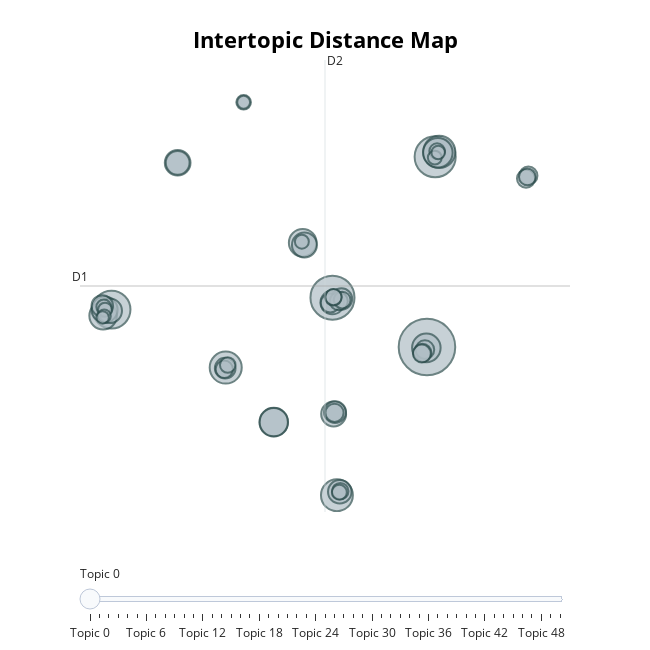

Notebook code cell kept with this figure:
### Markdown cell above
### <div style="border: 3px solid #FFFFF; padding: 10px; border-radius: 5px; background-color: #4a44c2;">2. Distance Map</div>

### Code cell
topic_model_fake.visualize_topics()

### Figure 1 — Plotly figure (JSON) as saved in the notebook; plotly's stock layout.template omitted (floating-point values rounded to 4 significant figures; data arrays with more than 128 entries replaced by an {"elided": "..."} marker saying what was removed)
{"data": [{"customdata": {"elided": "51x3 mixed values"}, "hovertemplate": "<b>Topic %{customdata[0]}</b><br>%{customdata[1]}<br>Size: %{customdata[2]}", "legendgroup": "", "marker": {"color": "#B0BEC5", "line": {"color": "DarkSlateGrey", "width": 2}, "size": [330, 200, 174, 148, 107, 106, 105, 90, 84, 84, 82, 79, 78, 70, 68, 64, 64, 62, 58, 58, 57, 49, 48, 47, 44, 37, 36, 34, 34, 34, 34, 34, 33, 31, 29, 29, 28, 28, 27, 25, 25, 23, 23, 22, 20, 20, 20, 19, 18, 17, 16], "sizemode": "area", "sizeref": 0.2062, "symbol": "circle"}, "mode": "markers", "name": "", "orientation": "v", "showlegend": false, "type": "scatter", "x": [19.01, 8.808, 19.89, -15.04, 20.34, -2.714, 9.287, 20.18, 2.471, 18.94, 2.471, 5.596, -15.95, -15.79, -7.902, 8.933, 5.78, -15.23, 8.789, -7.902, 9.594, 9.088, -16.04, 9.783, -2.771, 8.568, 18.78, 29.95, 9.484, 18.51, 9.028, 29.7, 18.45, -2.864, 9.854, 29.84, 9.647, 8.907, 8.917, 20.1, -2.497, -15.87, 9.55, -0.7799, 19.85, -15.74, 5.504, 20.22, -15.83, -0.7808, -16.0], "xaxis": "x", "y": [3.17, 7.417, 19.52, 6.393, 19.94, 1.413, -9.563, 19.86, -3.277, 3.103, -3.277, 12.13, 5.857, 6.386, 19.0, -2.573, 11.95, 6.287, 7.003, 19.0, -9.259, -2.418, 6.703, 7.298, 1.356, 6.958, 2.945, 17.9, 7.113, 2.672, -2.478, 17.65, 2.615, 1.263, 7.207, 17.79, -9.204, 7.442, 7.463, 20.0, 1.629, 6.607, -9.301, 24.2, 19.45, 6.381, 12.22, 19.89, 5.833, 24.2, 5.72], "yaxis": "y"}], "layout": {"annotations": [{"showarrow": false, "text": "D1", "x": -18.44, "y": 8.417, "yshift": 10}, {"showarrow": false, "text": "D2", "x": 8.001, "xshift": 10, "y": 27.83}], "height": 650, "hoverlabel": {"bgcolor": "white", "font": {"family": "Rockwell", "size": 16}}, "legend": {"itemsizing": "constant", "tracegroupgap": 0}, "margin": {"t": 60}, "shapes": [{"line": {"color": "#CFD8DC", "width": 2}, "type": "line", "x0": 8.001, "x1": 8.001, "y0": -11.0, "y1": 27.83}, {"line": {"color": "#9E9E9E", "width": 2}, "type": "line", "x0": -18.44, "x1": 34.44, "y0": 8.417, "y1": 8.417}], "sliders": [{"active": 0, "pad": {"t": 50}, "steps": [{"args": [{"marker.color": [["red", "#B0BEC5", "#B0BEC5", "#B0BEC5", "#B0BEC5", "#B0BEC5", "#B0BEC5", "#B0BEC5", "#B0BEC5", "#B0BEC5", "#B0BEC5", "#B0BEC5", "#B0BEC5", "#B0BEC5", "#B0BEC5", "#B0BEC5", "#B0BEC5", "#B0BEC5", "#B0BEC5", "#B0BEC5", "#B0BEC5", "#B0BEC5", "#B0BEC5", "#B0BEC5", "#B0BEC5", "#B0BEC5", "#B0BEC5", "#B0BEC5", "#B0BEC5", "#B0BEC5", "#B0BEC5", "#B0BEC5", "#B0BEC5", "#B0BEC5", "#B0BEC5", "#B0BEC5", "#B0BEC5", "#B0BEC5", "#B0BEC5", "#B0BEC5", "#B0BEC5", "#B0BEC5", "#B0BEC5", "#B0BEC5", "#B0BEC5", "#B0BEC5", "#B0BEC5", "#B0BEC5", "#B0BEC5", "#B0BEC5", "#B0BEC5"]]}], "label": "Topic 0", "method": "update"}, {"args": [{"marker.color": [["#B0BEC5", "red", "#B0BEC5", "#B0BEC5", "#B0BEC5", "#B0BEC5", "#B0BEC5", "#B0BEC5", "#B0BEC5", "#B0BEC5", "#B0BEC5", "#B0BEC5", "#B0BEC5", "#B0BEC5", "#B0BEC5", "#B0BEC5", "#B0BEC5", "#B0BEC5", "#B0BEC5", "#B0BEC5", "#B0BEC5", "#B0BEC5", "#B0BEC5", "#B0BEC5", "#B0BEC5", "#B0BEC5", "#B0BEC5", "#B0BEC5", "#B0BEC5", "#B0BEC5", "#B0BEC5", "#B0BEC5", "#B0BEC5", "#B0BEC5", "#B0BEC5", "#B0BEC5", "#B0BEC5", "#B0BEC5", "#B0BEC5", "#B0BEC5", "#B0BEC5", "#B0BEC5", "#B0BEC5", "#B0BEC5", "#B0BEC5", "#B0BEC5", "#B0BEC5", "#B0BEC5", "#B0BEC5", "#B0BEC5", "#B0BEC5"]]}], "label": "Topic 1", "method": "update"}, {"args": [{"marker.color": [["#B0BEC5", "#B0BEC5", "red", "#B0BEC5", "#B0BEC5", "#B0BEC5", "#B0BEC5", "#B0BEC5", "#B0BEC5", "#B0BEC5", "#B0BEC5", "#B0BEC5", "#B0BEC5", "#B0BEC5", "#B0BEC5", "#B0BEC5", "#B0BEC5", "#B0BEC5", "#B0BEC5", "#B0BEC5", "#B0BEC5", "#B0BEC5", "#B0BEC5", "#B0BEC5", "#B0BEC5", "#B0BEC5", "#B0BEC5", "#B0BEC5", "#B0BEC5", "#B0BEC5", "#B0BEC5", "#B0BEC5", "#B0BEC5", "#B0BEC5", "#B0BEC5", "#B0BEC5", "#B0BEC5", "#B0BEC5", "#B0BEC5", "#B0BEC5", "#B0BEC5", "#B0BEC5", "#B0BEC5", "#B0BEC5", "#B0BEC5", "#B0BEC5", "#B0BEC5", "#B0BEC5", "#B0BEC5", "#B0BEC5", "#B0BEC5"]]}], "label": "Topic 2", "method": "update"}, {"args": [{"marker.color": [["#B0BEC5", "#B0BEC5", "#B0BEC5", "red", "#B0BEC5", "#B0BEC5", "#B0BEC5", "#B0BEC5", "#B0BEC5", "#B0BEC5", "#B0BEC5", "#B0BEC5", "#B0BEC5", "#B0BEC5", "#B0BEC5", "#B0BEC5", "#B0BEC5", "#B0BEC5", "#B0BEC5", "#B0BEC5", "#B0BEC5", "#B0BEC5", "#B0BEC5", "#B0BEC5", "#B0BEC5", "#B0BEC5", "#B0BEC5", "#B0BEC5", "#B0BEC5", "#B0BEC5", "#B0BEC5", "#B0BEC5", "#B0BEC5", "#B0BEC5", "#B0BEC5", "#B0BEC5", "#B0BEC5", "#B0BEC5", "#B0BEC5", "#B0BEC5", "#B0BEC5", "#B0BEC5", "#B0BEC5", "#B0BEC5", "#B0BEC5", "#B0BEC5", "#B0BEC5", "#B0BEC5", "#B0BEC5", "#B0BEC5", "#B0BEC5"]]}], "label": "Topic 3", "method": "update"}, {"args": [{"marker.color": [["#B0BEC5", "#B0BEC5", "#B0BEC5", "#B0BEC5", "red", "#B0BEC5", "#B0BEC5", "#B0BEC5", "#B0BEC5", "#B0BEC5", "#B0BEC5", "#B0BEC5", "#B0BEC5", "#B0BEC5", "#B0BEC5", "#B0BEC5", "#B0BEC5", "#B0BEC5", "#B0BEC5", "#B0BEC5", "#B0BEC5", "#B0BEC5", "#B0BEC5", "#B0BEC5", "#B0BEC5", "#B0BEC5", "#B0BEC5", "#B0BEC5", "#B0BEC5", "#B0BEC5", "#B0BEC5", "#B0BEC5", "#B0BEC5", "#B0BEC5", "#B0BEC5", "#B0BEC5", "#B0BEC5", "#B0BEC5", "#B0BEC5", "#B0BEC5", "#B0BEC5", "#B0BEC5", "#B0BEC5", "#B0BEC5", "#B0BEC5", "#B0BEC5", "#B0BEC5", "#B0BEC5", "#B0BEC5", "#B0BEC5", "#B0BEC5"]]}], "label": "Topic 4", "method": "update"}, {"args": [{"marker.color": [["#B0BEC5", "#B0BEC5", "#B0BEC5", "#B0BEC5", "#B0BEC5", "red", "#B0BEC5", "#B0BEC5", "#B0BEC5", "#B0BEC5", "#B0BEC5", "#B0BEC5", "#B0BEC5", "#B0BEC5", "#B0BEC5", "#B0BEC5", "#B0BEC5", "#B0BEC5", "#B0BEC5", "#B0BEC5", "#B0BEC5", "#B0BEC5", "#B0BEC5", "#B0BEC5", "#B0BEC5", "#B0BEC5", "#B0BEC5", "#B0BEC5", "#B0BEC5", "#B0BEC5", "#B0BEC5", "#B0BEC5", "#B0BEC5", "#B0BEC5", "#B0BEC5", "#B0BEC5", "#B0BEC5", "#B0BEC5", "#B0BEC5", "#B0BEC5", "#B0BEC5", "#B0BEC5", "#B0BEC5", "#B0BEC5", "#B0BEC5", "#B0BEC5", "#B0BEC5", "#B0BEC5", "#B0BEC5", "#B0BEC5", "#B0BEC5"]]}], "label": "Topic 5", "method": "update"}, {"args": [{"marker.color": [["#B0BEC5", "#B0BEC5", "#B0BEC5", "#B0BEC5", "#B0BEC5", "#B0BEC5", "red", "#B0BEC5", "#B0BEC5", "#B0BEC5", "#B0BEC5", "#B0BEC5", "#B0BEC5", "#B0BEC5", "#B0BEC5", "#B0BEC5", "#B0BEC5", "#B0BEC5", "#B0BEC5", "#B0BEC5", "#B0BEC5", "#B0BEC5", "#B0BEC5", "#B0BEC5", "#B0BEC5", "#B0BEC5", "#B0BEC5", "#B0BEC5", "#B0BEC5", "#B0BEC5", "#B0BEC5", "#B0BEC5", "#B0BEC5", "#B0BEC5", "#B0BEC5", "#B0BEC5", "#B0BEC5", "#B0BEC5", "#B0BEC5", "#B0BEC5", "#B0BEC5", "#B0BEC5", "#B0BEC5", "#B0BEC5", "#B0BEC5", "#B0BEC5", "#B0BEC5", "#B0BEC5", "#B0BEC5", "#B0BEC5", "#B0BEC5"]]}], "label": "Topic 6", "method": "update"}, {"args": [{"marker.color": [["#B0BEC5", "#B0BEC5", "#B0BEC5", "#B0BEC5", "#B0BEC5", "#B0BEC5", "#B0BEC5", "red", "#B0BEC5", "#B0BEC5", "#B0BEC5", "#B0BEC5", "#B0BEC5", "#B0BEC5", "#B0BEC5", "#B0BEC5", "#B0BEC5", "#B0BEC5", "#B0BEC5", "#B0BEC5", "#B0BEC5", "#B0BEC5", "#B0BEC5", "#B0BEC5", "#B0BEC5", "#B0BEC5", "#B0BEC5", "#B0BEC5", "#B0BEC5", "#B0BEC5", "#B0BEC5", "#B0BEC5", "#B0BEC5", "#B0BEC5", "#B0BEC5", "#B0BEC5", "#B0BEC5", "#B0BEC5", "#B0BEC5", "#B0BEC5", "#B0BEC5", "#B0BEC5", "#B0BEC5", "#B0BEC5", "#B0BEC5", "#B0BEC5", "#B0BEC5", "#B0BEC5", "#B0BEC5", "#B0BEC5", "#B0BEC5"]]}], "label": "Topic 7", "method": "update"}, {"args": [{"marker.color": [["#B0BEC5", "#B0BEC5", "#B0BEC5", "#B0BEC5", "#B0BEC5", "#B0BEC5", "#B0BEC5", "#B0BEC5", "red", "#B0BEC5", "#B0BEC5", "#B0BEC5", "#B0BEC5", "#B0BEC5", "#B0BEC5", "#B0BEC5", "#B0BEC5", "#B0BEC5", "#B0BEC5", "#B0BEC5", "#B0BEC5", "#B0BEC5", "#B0BEC5", "#B0BEC5", "#B0BEC5", "#B0BEC5", "#B0BEC5", "#B0BEC5", "#B0BEC5", "#B0BEC5", "#B0BEC5", "#B0BEC5", "#B0BEC5", "#B0BEC5", "#B0BEC5", "#B0BEC5", "#B0BEC5", "#B0BEC5", "#B0BEC5", "#B0BEC5", "#B0BEC5", "#B0BEC5", "#B0BEC5", "#B0BEC5", "#B0BEC5", "#B0BEC5", "#B0BEC5", "#B0BEC5", "#B0BEC5", "#B0BEC5", "#B0BEC5"]]}], "label": "Topic 8", "method": "update"}, {"args": [{"marker.color": [["#B0BEC5", "#B0BEC5", "#B0BEC5", "#B0BEC5", "#B0BEC5", "#B0BEC5", "#B0BEC5", "#B0BEC5", "#B0BEC5", "red", "#B0BEC5", "#B0BEC5", "#B0BEC5", "#B0BEC5", "#B0BEC5", "#B0BEC5", "#B0BEC5", "#B0BEC5", "#B0BEC5", "#B0BEC5", "#B0BEC5", "#B0BEC5", "#B0BEC5", "#B0BEC5", "#B0BEC5", "#B0BEC5", "#B0BEC5", "#B0BEC5", "#B0BEC5", "#B0BEC5", "#B0BEC5", "#B0BEC5", "#B0BEC5", "#B0BEC5", "#B0BEC5", "#B0BEC5", "#B0BEC5", "#B0BEC5", "#B0BEC5", "#B0BEC5", "#B0BEC5", "#B0BEC5", "#B0BEC5", "#B0BEC5", "#B0BEC5", "#B0BEC5", "#B0BEC5", "#B0BEC5", "#B0BEC5", "#B0BEC5", "#B0BEC5"]]}], "label": "Topic 9", "method": "update"}, {"args": [{"marker.color": [["#B0BEC5", "#B0BEC5", "#B0BEC5", "#B0BEC5", "#B0BEC5", "#B0BEC5", "#B0BEC5", "#B0BEC5", "#B0BEC5", "#B0BEC5", "red", "#B0BEC5", "#B0BEC5", "#B0BEC5", "#B0BEC5", "#B0BEC5", "#B0BEC5", "#B0BEC5", "#B0BEC5", "#B0BEC5", "#B0BEC5", "#B0BEC5", "#B0BEC5", "#B0BEC5", "#B0BEC5", "#B0BEC5", "#B0BEC5", "#B0BEC5", "#B0BEC5", "#B0BEC5", "#B0BEC5", "#B0BEC5", "#B0BEC5", "#B0BEC5", "#B0BEC5", "#B0BEC5", "#B0BEC5", "#B0BEC5", "#B0BEC5", "#B0BEC5", "#B0BEC5", "#B0BEC5", "#B0BEC5", "#B0BEC5", "#B0BEC5", "#B0BEC5", "#B0BEC5", "#B0BEC5", "#B0BEC5", "#B0BEC5", "#B0BEC5"]]}], "label": "Topic 10", "method": "update"}, {"args": [{"marker.color": [["#B0BEC5", "#B0BEC5", "#B0BEC5", "#B0BEC5", "#B0BEC5", "#B0BEC5", "#B0BEC5", "#B0BEC5", "#B0BEC5", "#B0BEC5", "#B0BEC5", "red", "#B0BEC5", "#B0BEC5", "#B0BEC5", "#B0BEC5", "#B0BEC5", "#B0BEC5", "#B0BEC5", "#B0BEC5", "#B0BEC5", "#B0BEC5", "#B0BEC5", "#B0BEC5", "#B0BEC5", "#B0BEC5", "#B0BEC5", "#B0BEC5", "#B0BEC5", "#B0BEC5", "#B0BEC5", "#B0BEC5", "#B0BEC5", "#B0BEC5", "#B0BEC5", "#B0BEC5", "#B0BEC5", "#B0BEC5", "#B0BEC5", "#B0BEC5", "#B0BEC5", "#B0BEC5", "#B0BEC5", "#B0BEC5", "#B0BEC5", "#B0BEC5", "#B0BEC5", "#B0BEC5", "#B0BEC5", "#B0BEC5", "#B0BEC5"]]}], "label": "Topic 11", "method": "update"}, {"args": [{"marker.color": [["#B0BEC5", "#B0BEC5", "#B0BEC5", "#B0BEC5", "#B0BEC5", "#B0BEC5", "#B0BEC5", "#B0BEC5", "#B0BEC5", "#B0BEC5", "#B0BEC5", "#B0BEC5", "red", "#B0BEC5", "#B0BEC5", "#B0BEC5", "#B0BEC5", "#B0BEC5", "#B0BEC5", "#B0BEC5", "#B0BEC5", "#B0BEC5", "#B0BEC5", "#B0BEC5", "#B0BEC5", "#B0BEC5", "#B0BEC5", "#B0BEC5", "#B0BEC5", "#B0BEC5", "#B0BEC5", "#B0BEC5", "#B0BEC5", "#B0BEC5", "#B0BEC5", "#B0BEC5", "#B0BEC5", "#B0BEC5", "#B0BEC5", "#B0BEC5", "#B0BEC5", "#B0BEC5", "#B0BEC5", "#B0BEC5", "#B0BEC5", "#B0BEC5", "#B0BEC5", "#B0BEC5", "#B0BEC5", "#B0BEC5", "#B0BEC5"]]}], "label": "Topic 12", "method": "update"}, {"args": [{"marker.color": [["#B0BEC5", "#B0BEC5", "#B0BEC5", "#B0BEC5", "#B0BEC5", "#B0BEC5", "#B0BEC5", "#B0BEC5", "#B0BEC5", "#B0BEC5", "#B0BEC5", "#B0BEC5", "#B0BEC5", "red", "#B0BEC5", "#B0BEC5", "#B0BEC5", "#B0BEC5", "#B0BEC5", "#B0BEC5", "#B0BEC5", "#B0BEC5", "#B0BEC5", "#B0BEC5", "#B0BEC5", "#B0BEC5", "#B0BEC5", "#B0BEC5", "#B0BEC5", "#B0BEC5", "#B0BEC5", "#B0BEC5", "#B0BEC5", "#B0BEC5", "#B0BEC5", "#B0BEC5", "#B0BEC5", "#B0BEC5", "#B0BEC5", "#B0BEC5", "#B0BEC5", "#B0BEC5", "#B0BEC5", "#B0BEC5", "#B0BEC5", "#B0BEC5", "#B0BEC5", "#B0BEC5", "#B0BEC5", "#B0BEC5", "#B0BEC5"]]}], "label": "Topic 13", "method": "update"}, {"args": [{"marker.color": [["#B0BEC5", "#B0BEC5", "#B0BEC5", "#B0BEC5", "#B0BEC5", "#B0BEC5", "#B0BEC5", "#B0BEC5", "#B0BEC5", "#B0BEC5", "#B0BEC5", "#B0BEC5", "#B0BEC5", "#B0BEC5", "red", "#B0BEC5", "#B0BEC5", "#B0BEC5", "#B0BEC5", "#B0BEC5", "#B0BEC5", "#B0BEC5", "#B0BEC5", "#B0BEC5", "#B0BEC5", "#B0BEC5", "#B0BEC5", "#B0BEC5", "#B0BEC5", "#B0BEC5", "#B0BEC5", "#B0BEC5", "#B0BEC5", "#B0BEC5", "#B0BEC5", "#B0BEC5", "#B0BEC5", "#B0BEC5", "#B0BEC5", "#B0BEC5", "#B0BEC5", "#B0BEC5", "#B0BEC5", "#B0BEC5", "#B0BEC5", "#B0BEC5", "#B0BEC5", "#B0BEC5", "#B0BEC5", "#B0BEC5", "#B0BEC5"]]}], "label": "Topic 14", "method": "update"}, {"args": [{"marker.color": [["#B0BEC5", "#B0BEC5", "#B0BEC5", "#B0BEC5", "#B0BEC5", "#B0BEC5", "#B0BEC5", "#B0BEC5", "#B0BEC5", "#B0BEC5", "#B0BEC5", "#B0BEC5", "#B0BEC5", "#B0BEC5", "#B0BEC5", "red", "#B0BEC5", "#B0BEC5", "#B0BEC5", "#B0BEC5", "#B0BEC5", "#B0BEC5", "#B0BEC5", "#B0BEC5", "#B0BEC5", "#B0BEC5", "#B0BEC5", "#B0BEC5", "#B0BEC5", "#B0BEC5", "#B0BEC5", "#B0BEC5", "#B0BEC5", "#B0BEC5", "#B0BEC5", "#B0BEC5", "#B0BEC5", "#B0BEC5", "#B0BEC5", "#B0BEC5", "#B0BEC5", "#B0BEC5", "#B0BEC5", "#B0BEC5", "#B0BEC5", "#B0BEC5", "#B0BEC5", "#B0BEC5", "#B0BEC5", "#B0BEC5", "#B0BEC5"]]}], "label": "Topic 15", "method": "update"}, {"args": [{"marker.color": [["#B0BEC5", "#B0BEC5", "#B0BEC5", "#B0BEC5", "#B0BEC5", "#B0BEC5", "#B0BEC5", "#B0BEC5", "#B0BEC5", "#B0BEC5", "#B0BEC5", "#B0BEC5", "#B0BEC5", "#B0BEC5", "#B0BEC5", "#B0BEC5", "red", "#B0BEC5", "#B0BEC5", "#B0BEC5", "#B0BEC5", "#B0BEC5", "#B0BEC5", "#B0BEC5", "#B0BEC5", "#B0BEC5", "#B0BEC5", "#B0BEC5", "#B0BEC5", "#B0BEC5", "#B0BEC5", "#B0BEC5", "#B0BEC5", "#B0BEC5", "#B0BEC5", "#B0BEC5", "#B0BEC5", "#B0BEC5", "#B0BEC5", "#B0BEC5", "#B0BEC5", "#B0BEC5", "#B0BEC5", "#B0BEC5", "#B0BEC5", "#B0BEC5", "#B0BEC5", "#B0BEC5", "#B0BEC5", "#B0BEC5", "#B0BEC5"]]}], "label": "Topic 16", "method": "update"}, {"args": [{"marker.color": [["#B0BEC5", "#B0BEC5", "#B0BEC5", "#B0BEC5", "#B0BEC5", "#B0BEC5", "#B0BEC5", "#B0BEC5", "#B0BEC5", "#B0BEC5", "#B0BEC5", "#B0BEC5", "#B0BEC5", "#B0BEC5", "#B0BEC5", "#B0BEC5", "#B0BEC5", "red", "#B0BEC5", "#B0BEC5", "#B0BEC5", "#B0BEC5", "#B0BEC5", "#B0BEC5", "#B0BEC5", "#B0BEC5", "#B0BEC5", "#B0BEC5", "#B0BEC5", "#B0BEC5", "#B0BEC5", "#B0BEC5", "#B0BEC5", "#B0BEC5", "#B0BEC5", "#B0BEC5", "#B0BEC5", "#B0BEC5", "#B0BEC5", "#B0BEC5", "#B0BEC5", "#B0BEC5", "#B0BEC5", "#B0BEC5", "#B0BEC5", "#B0BEC5", "#B0BEC5", "#B0BEC5", "#B0BEC5", "#B0BEC5", "#B0BEC5"]]}], "label": "Topic 17", "method": "update"}, {"args": [{"marker.color": [["#B0BEC5", "#B0BEC5", "#B0BEC5", "#B0BEC5", "#B0BEC5", "#B0BEC5", "#B0BEC5", "#B0BEC5", "#B0BEC5", "#B0BEC5", "#B0BEC5", "#B0BEC5", "#B0BEC5", "#B0BEC5", "#B0BEC5", "#B0BEC5", "#B0BEC5", "#B0BEC5", "red", "#B0BEC5", "#B0BEC5", "#B0BEC5", "#B0BEC5", "#B0BEC5", "#B0BEC5", "#B0BEC5", "#B0BEC5", "#B0BEC5", "#B0BEC5", "#B0BEC5", "#B0BEC5", "#B0BEC5", "#B0BEC5", "#B0BEC5", "#B0BEC5", "#B0BEC5", "#B0BEC5", "#B0BEC5", "#B0BEC5", "#B0BEC5", "#B0BEC5", "#B0BEC5", "#B0BEC5", "#B0BEC5", "#B0BEC5", "#B0BEC5", "#B0BEC5", "#B0BEC5", "#B0BEC5", "#B0BEC5", "#B0BEC5"]]}], "label": "Topic 18", "method": "update"}, {"args": [{"marker.color": [["#B0BEC5", "#B0BEC5", "#B0BEC5", "#B0BEC5", "#B0BEC5", "#B0BEC5", "#B0BEC5", "#B0BEC5", "#B0BEC5", "#B0BEC5", "#B0BEC5", "#B0BEC5", "#B0BEC5", "#B0BEC5", "#B0BEC5", "#B0BEC5", "#B0BEC5", "#B0BEC5", "#B0BEC5", "red", "#B0BEC5", "#B0BEC5", "#B0BEC5", "#B0BEC5", "#B0BEC5", "#B0BEC5", "#B0BEC5", "#B0BEC5", "#B0BEC5", "#B0BEC5", "#B0BEC5", "#B0BEC5", "#B0BEC5", "#B0BEC5", "#B0BEC5", "#B0BEC5", "#B0BEC5", "#B0BEC5", "#B0BEC5", "#B0BEC5", "#B0BEC5", "#B0BEC5", "#B0BEC5", "#B0BEC5", "#B0BEC5", "#B0BEC5", "#B0BEC5", "#B0BEC5", "#B0BEC5", "#B0BEC5", "#B0BEC5"]]}], "label": "Topic 19", "method": "update"}, {"args": [{"marker.color": [["#B0BEC5", "#B0BEC5", "#B0BEC5", "#B0BEC5", "#B0BEC5", "#B0BEC5", "#B0BEC5", "#B0BEC5", "#B0BEC5", "#B0BEC5", "#B0BEC5", "#B0BEC5", "#B0BEC5", "#B0BEC5", "#B0BEC5", "#B0BEC5", "#B0BEC5", "#B0BEC5", "#B0BEC5", "#B0BEC5", "red", "#B0BEC5", "#B0BEC5", "#B0BEC5", "#B0BEC5", "#B0BEC5", "#B0BEC5", "#B0BEC5", "#B0BEC5", "#B0BEC5", "#B0BEC5", "#B0BEC5", "#B0BEC5", "#B0BEC5", "#B0BEC5", "#B0BEC5", "#B0BEC5", "#B0BEC5", "#B0BEC5", "#B0BEC5", "#B0BEC5", "#B0BEC5", "#B0BEC5", "#B0BEC5", "#B0BEC5", "#B0BEC5", "#B0BEC5", "#B0BEC5", "#B0BEC5", "#B0BEC5", "#B0BEC5"]]}], "label": "Topic 20", "method": "update"}, {"args": [{"marker.color": [["#B0BEC5", "#B0BEC5", "#B0BEC5", "#B0BEC5", "#B0BEC5", "#B0BEC5", "#B0BEC5", "#B0BEC5", "#B0BEC5", "#B0BEC5", "#B0BEC5", "#B0BEC5", "#B0BEC5", "#B0BEC5", "#B0BEC5", "#B0BEC5", "#B0BEC5", "#B0BEC5", "#B0BEC5", "#B0BEC5", "#B0BEC5", "red", "#B0BEC5", "#B0BEC5", "#B0BEC5", "#B0BEC5", "#B0BEC5", "#B0BEC5", "#B0BEC5", "#B0BEC5", "#B0BEC5", "#B0BEC5", "#B0BEC5", "#B0BEC5", "#B0BEC5", "#B0BEC5", "#B0BEC5", "#B0BEC5", "#B0BEC5", "#B0BEC5", "#B0BEC5", "#B0BEC5", "#B0BEC5", "#B0BEC5", "#B0BEC5", "#B0BEC5", "#B0BEC5", "#B0BEC5", "#B0BEC5", "#B0BEC5", "#B0BEC5"]]}], "label": "Topic 21", "method": "update"}, {"args": [{"marker.color": [["#B0BEC5", "#B0BEC5", "#B0BEC5", "#B0BEC5", "#B0BEC5", "#B0BEC5", "#B0BEC5", "#B0BEC5", "#B0BEC5", "#B0BEC5", "#B0BEC5", "#B0BEC5", "#B0BEC5", "#B0BEC5", "#B0BEC5", "#B0BEC5", "#B0BEC5", "#B0BEC5", "#B0BEC5", "#B0BEC5", "#B0BEC5", "#B0BEC5", "red", "#B0BEC5", "#B0BEC5", "#B0BEC5", "#B0BEC5", "#B0BEC5", "#B0BEC5", "#B0BEC5", "#B0BEC5", "#B0BEC5", "#B0BEC5", "#B0BEC5", "#B0BEC5", "#B0BEC5", "#B0BEC5", "#B0BEC5", "#B0BEC5", "#B0BEC5", "#B0BEC5", "#B0BEC5", "#B0BEC5", "#B0BEC5", "#B0BEC5", "#B0BEC5", "#B0BEC5", "#B0BEC5", "#B0BEC5", "#B0BEC5", "#B0BEC5"]]}], "label": "Topic 22", "method": "update"}, {"args": [{"marker.color": [["#B0BEC5", "#B0BEC5", "#B0BEC5", "#B0BEC5", "#B0BEC5", "#B0BEC5", "#B0BEC5", "#B0BEC5", "#B0BEC5", "#B0BEC5", "#B0BEC5", "#B0BEC5", "#B0BEC5", "#B0BEC5", "#B0BEC5", "#B0BEC5", "#B0BEC5", "#B0BEC5", "#B0BEC5", "#B0BEC5", "#B0BEC5", "#B0BEC5", "#B0BEC5", "red", "#B0BEC5", "#B0BEC5", "#B0BEC5", "#B0BEC5", "#B0BEC5", "#B0BEC5", "#B0BEC5", "#B0BEC5", "#B0BEC5", "#B0BEC5", "#B0BEC5", "#B0BEC5", "#B0BEC5", "#B0BEC5", "#B0BEC5", "#B0BEC5", "#B0BEC5", "#B0BEC5", "#B0BEC5", "#B0BEC5", "#B0BEC5", "#B0BEC5", "#B0BEC5", "#B0BEC5", "#B0BEC5", "#B0BEC5", "#B0BEC5"]]}], "label": "Topic 23", "method": "update"}, {"args": [{"marker.color": [["#B0BEC5", "#B0BEC5", "#B0BEC5", "#B0BEC5", "#B0BEC5", "#B0BEC5", "#B0BEC5", "#B0BEC5", "#B0BEC5", "#B0BEC5", "#B0BEC5", "#B0BEC5", "#B0BEC5", "#B0BEC5", "#B0BEC5", "#B0BEC5", "#B0BEC5", "#B0BEC5", "#B0BEC5", "#B0BEC5", "#B0BEC5", "#B0BEC5", "#B0BEC5", "#B0BEC5", "red", "#B0BEC5", "#B0BEC5", "#B0BEC5", "#B0BEC5", "#B0BEC5", "#B0BEC5", "#B0BEC5", "#B0BEC5", "#B0BEC5", "#B0BEC5", "#B0BEC5", "#B0BEC5", "#B0BEC5", "#B0BEC5", "#B0BEC5", "#B0BEC5", "#B0BEC5", "#B0BEC5", "#B0BEC5", "#B0BEC5", "#B0BEC5", "#B0BEC5", "#B0BEC5", "#B0BEC5", "#B0BEC5", "#B0BEC5"]]}], "label": "Topic 24", "method": "update"}, {"args": [{"marker.color": [["#B0BEC5", "#B0BEC5", "#B0BEC5", "#B0BEC5", "#B0BEC5", "#B0BEC5", "#B0BEC5", "#B0BEC5", "#B0BEC5", "#B0BEC5", "#B0BEC5", "#B0BEC5", "#B0BEC5", "#B0BEC5", "#B0BEC5", "#B0BEC5", "#B0BEC5", "#B0BEC5", "#B0BEC5", "#B0BEC5", "#B0BEC5", "#B0BEC5", "#B0BEC5", "#B0BEC5", "#B0BEC5", "red", "#B0BEC5", "#B0BEC5", "#B0BEC5", "#B0BEC5", "#B0BEC5", "#B0BEC5", "#B0BEC5", "#B0BEC5", "#B0BEC5", "#B0BEC5", "#B0BEC5", "#B0BEC5", "#B0BEC5", "#B0BEC5", "#B0BEC5", "#B0BEC5", "#B0BEC5", "#B0BEC5", "#B0BEC5", "#B0BEC5", "#B0BEC5", "#B0BEC5", "#B0BEC5", "#B0BEC5", "#B0BEC5"]]}], "label": "Topic 25", "method": "update"}, {"args": [{"marker.color": [["#B0BEC5", "#B0BEC5", "#B0BEC5", "#B0BEC5", "#B0BEC5", "#B0BEC5", "#B0BEC5", "#B0BEC5", "#B0BEC5", "#B0BEC5", "#B0BEC5", "#B0BEC5", "#B0BEC5", "#B0BEC5", "#B0BEC5", "#B0BEC5", "#B0BEC5", "#B0BEC5", "#B0BEC5", "#B0BEC5", "#B0BEC5", "#B0BEC5", "#B0BEC5", "#B0BEC5", "#B0BEC5", "#B0BEC5", "red", "#B0BEC5", "#B0BEC5", "#B0BEC5", "#B0BEC5", "#B0BEC5", "#B0BEC5", "#B0BEC5", "#B0BEC5", "#B0BEC5", "#B0BEC5", "#B0BEC5", "#B0BEC5", "#B0BEC5", "#B0BEC5", "#B0BEC5", "#B0BEC5", "#B0BEC5", "#B0BEC5", "#B0BEC5", "#B0BEC5", "#B0BEC5", "#B0BEC5", "#B0BEC5", "#B0BEC5"]]}], "label": "Topic 26", "method": "update"}, {"args": [{"marker.color": [["#B0BEC5", "#B0BEC5", "#B0BEC5", "#B0BEC5", "#B0BEC5", "#B0BEC5", "#B0BEC5", "#B0BEC5", "#B0BEC5", "#B0BEC5", "#B0BEC5", "#B0BEC5", "#B0BEC5", "#B0BEC5", "#B0BEC5", "#B0BEC5", "#B0BEC5", "#B0BEC5", "#B0BEC5", "#B0BEC5", "#B0BEC5", "#B0BEC5", "#B0BEC5", "#B0BEC5", "#B0BEC5", "#B0BEC5", "#B0BEC5", "red", "#B0BEC5", "#B0BEC5", "#B0BEC5", "#B0BEC5", "#B0BEC5", "#B0BEC5", "#B0BEC5", "#B0BEC5", "#B0BEC5", "#B0BEC5", "#B0BEC5", "#B0BEC5", "#B0BEC5", "#B0BEC5", "#B0BEC5", "#B0BEC5", "#B0BEC5", "#B0BEC5", "#B0BEC5", "#B0BEC5", "#B0BEC5", "#B0BEC5", "#B0BEC5"]]}], "label": "Topic 27", "method": "update"}, {"args": [{"marker.color": [["#B0BEC5", "#B0BEC5", "#B0BEC5", "#B0BEC5", "#B0BEC5", "#B0BEC5", "#B0BEC5", "#B0BEC5", "#B0BEC5", "#B0BEC5", "#B0BEC5", "#B0BEC5", "#B0BEC5", "#B0BEC5", "#B0BEC5", "#B0BEC5", "#B0BEC5", "#B0BEC5", "#B0BEC5", "#B0BEC5", "#B0BEC5", "#B0BEC5", "#B0BEC5", "#B0BEC5", "#B0BEC5", "#B0BEC5", "#B0BEC5", "#B0BEC5", "red", "#B0BEC5", "#B0BEC5", "#B0BEC5", "#B0BEC5", "#B0BEC5", "#B0BEC5", "#B0BEC5", "#B0BEC5", "#B0BEC5", "#B0BEC5", "#B0BEC5", "#B0BEC5", "#B0BEC5", "#B0BEC5", "#B0BEC5", "#B0BEC5", "#B0BEC5", "#B0BEC5", "#B0BEC5", "#B0BEC5", "#B0BEC5", "#B0BEC5"]]}], "label": "Topic 28", "method": "update"}, {"args": [{"marker.color": [["#B0BEC5", "#B0BEC5", "#B0BEC5", "#B0BEC5", "#B0BEC5", "#B0BEC5", "#B0BEC5", "#B0BEC5", "#B0BEC5", "#B0BEC5", "#B0BEC5", "#B0BEC5", "#B0BEC5", "#B0BEC5", "#B0BEC5", "#B0BEC5", "#B0BEC5", "#B0BEC5", "#B0BEC5", "#B0BEC5", "#B0BEC5", "#B0BEC5", "#B0BEC5", "#B0BEC5", "#B0BEC5", "#B0BEC5", "#B0BEC5", "#B0BEC5", "#B0BEC5", "red", "#B0BEC5", "#B0BEC5", "#B0BEC5", "#B0BEC5", "#B0BEC5", "#B0BEC5", "#B0BEC5", "#B0BEC5", "#B0BEC5", "#B0BEC5", "#B0BEC5", "#B0BEC5", "#B0BEC5", "#B0BEC5", "#B0BEC5", "#B0BEC5", "#B0BEC5", "#B0BEC5", "#B0BEC5", "#B0BEC5", "#B0BEC5"]]}], "label": "Topic 29", "method": "update"}, {"args": [{"marker.color": [["#B0BEC5", "#B0BEC5", "#B0BEC5", "#B0BEC5", "#B0BEC5", "#B0BEC5", "#B0BEC5", "#B0BEC5", "#B0BEC5", "#B0BEC5", "#B0BEC5", "#B0BEC5", "#B0BEC5", "#B0BEC5", "#B0BEC5", "#B0BEC5", "#B0BEC5", "#B0BEC5", "#B0BEC5", "#B0BEC5", "#B0BEC5", "#B0BEC5", "#B0BEC5", "#B0BEC5", "#B0BEC5", "#B0BEC5", "#B0BEC5", "#B0BEC5", "#B0BEC5", "#B0BEC5", "red", "#B0BEC5", "#B0BEC5", "#B0BEC5", "#B0BEC5", "#B0BEC5", "#B0BEC5", "#B0BEC5", "#B0BEC5", "#B0BEC5", "#B0BEC5", "#B0BEC5", "#B0BEC5", "#B0BEC5", "#B0BEC5", "#B0BEC5", "#B0BEC5", "#B0BEC5", "#B0BEC5", "#B0BEC5", "#B0BEC5"]]}], "label": "Topic 30", "method": "update"}, {"args": [{"marker.color": [["#B0BEC5", "#B0BEC5", "#B0BEC5", "#B0BEC5", "#B0BEC5", "#B0BEC5", "#B0BEC5", "#B0BEC5", "#B0BEC5", "#B0BEC5", "#B0BEC5", "#B0BEC5", "#B0BEC5", "#B0BEC5", "#B0BEC5", "#B0BEC5", "#B0BEC5", "#B0BEC5", "#B0BEC5", "#B0BEC5", "#B0BEC5", "#B0BEC5", "#B0BEC5", "#B0BEC5", "#B0BEC5", "#B0BEC5", "#B0BEC5", "#B0BEC5", "#B0BEC5", "#B0BEC5", "#B0BEC5", "red", "#B0BEC5", "#B0BEC5", "#B0BEC5", "#B0BEC5", "#B0BEC5", "#B0BEC5", "#B0BEC5", "#B0BEC5", "#B0BEC5", "#B0BEC5", "#B0BEC5", "#B0BEC5", "#B0BEC5", "#B0BEC5", "#B0BEC5", "#B0BEC5", "#B0BEC5", "#B0BEC5", "#B0BEC5"]]}], "label": "Topic 31", "method": "update"}, {"args": [{"marker.color": [["#B0BEC5", "#B0BEC5", "#B0BEC5", "#B0BEC5", "#B0BEC5", "#B0BEC5", "#B0BEC5", "#B0BEC5", "#B0BEC5", "#B0BEC5", "#B0BEC5", "#B0BEC5", "#B0BEC5", "#B0BEC5", "#B0BEC5", "#B0BEC5", "#B0BEC5", "#B0BEC5", "#B0BEC5", "#B0BEC5", "#B0BEC5", "#B0BEC5", "#B0BEC5", "#B0BEC5", "#B0BEC5", "#B0BEC5", "#B0BEC5", "#B0BEC5", "#B0BEC5", "#B0BEC5", "#B0BEC5", "#B0BEC5", "red", "#B0BEC5", "#B0BEC5", "#B0BEC5", "#B0BEC5", "#B0BEC5", "#B0BEC5", "#B0BEC5", "#B0BEC5", "#B0BEC5", "#B0BEC5", "#B0BEC5", "#B0BEC5", "#B0BEC5", "#B0BEC5", "#B0BEC5", "#B0BEC5", "#B0BEC5", "#B0BEC5"]]}], "label": "Topic 32", "method": "update"}, {"args": [{"marker.color": [["#B0BEC5", "#B0BEC5", "#B0BEC5", "#B0BEC5", "#B0BEC5", "#B0BEC5", "#B0BEC5", "#B0BEC5", "#B0BEC5", "#B0BEC5", "#B0BEC5", "#B0BEC5", "#B0BEC5", "#B0BEC5", "#B0BEC5", "#B0BEC5", "#B0BEC5", "#B0BEC5", "#B0BEC5", "#B0BEC5", "#B0BEC5", "#B0BEC5", "#B0BEC5", "#B0BEC5", "#B0BEC5", "#B0BEC5", "#B0BEC5", "#B0BEC5", "#B0BEC5", "#B0BEC5", "#B0BEC5", "#B0BEC5", "#B0BEC5", "red", "#B0BEC5", "#B0BEC5", "#B0BEC5", "#B0BEC5", "#B0BEC5", "#B0BEC5", "#B0BEC5", "#B0BEC5", "#B0BEC5", "#B0BEC5", "#B0BEC5", "#B0BEC5", "#B0BEC5", "#B0BEC5", "#B0BEC5", "#B0BEC5", "#B0BEC5"]]}], "label": "Topic 33", "method": "update"}, {"args": [{"marker.color": [["#B0BEC5", "#B0BEC5", "#B0BEC5", "#B0BEC5", "#B0BEC5", "#B0BEC5", "#B0BEC5", "#B0BEC5", "#B0BEC5", "#B0BEC5", "#B0BEC5", "#B0BEC5", "#B0BEC5", "#B0BEC5", "#B0BEC5", "#B0BEC5", "#B0BEC5", "#B0BEC5", "#B0BEC5", "#B0BEC5", "#B0BEC5", "#B0BEC5", "#B0BEC5", "#B0BEC5", "#B0BEC5", "#B0BEC5", "#B0BEC5", "#B0BEC5", "#B0BEC5", "#B0BEC5", "#B0BEC5", "#B0BEC5", "#B0BEC5", "#B0BEC5", "red", "#B0BEC5", "#B0BEC5", "#B0BEC5", "#B0BEC5", "#B0BEC5", "#B0BEC5", "#B0BEC5", "#B0BEC5", "#B0BEC5", "#B0BEC5", "#B0BEC5", "#B0BEC5", "#B0BEC5", "#B0BEC5", "#B0BEC5", "#B0BEC5"]]}], "label": "Topic 34", "method": "update"}, {"args": [{"marker.color": [["#B0BEC5", "#B0BEC5", "#B0BEC5", "#B0BEC5", "#B0BEC5", "#B0BEC5", "#B0BEC5", "#B0BEC5", "#B0BEC5", "#B0BEC5", "#B0BEC5", "#B0BEC5", "#B0BEC5", "#B0BEC5", "#B0BEC5", "#B0BEC5", "#B0BEC5", "#B0BEC5", "#B0BEC5", "#B0BEC5", "#B0BEC5", "#B0BEC5", "#B0BEC5", "#B0BEC5", "#B0BEC5", "#B0BEC5", "#B0BEC5", "#B0BEC5", "#B0BEC5", "#B0BEC5", "#B0BEC5", "#B0BEC5", "#B0BEC5", "#B0BEC5", "#B0BEC5", "red", "#B0BEC5", "#B0BEC5", "#B0BEC5", "#B0BEC5", "#B0BEC5", "#B0BEC5", "#B0BEC5", "#B0BEC5", "#B0BEC5", "#B0BEC5", "#B0BEC5", "#B0BEC5", "#B0BEC5", "#B0BEC5", "#B0BEC5"]]}], "label": "Topic 35", "method": "update"}, {"args": [{"marker.color": [["#B0BEC5", "#B0BEC5", "#B0BEC5", "#B0BEC5", "#B0BEC5", "#B0BEC5", "#B0BEC5", "#B0BEC5", "#B0BEC5", "#B0BEC5", "#B0BEC5", "#B0BEC5", "#B0BEC5", "#B0BEC5", "#B0BEC5", "#B0BEC5", "#B0BEC5", "#B0BEC5", "#B0BEC5", "#B0BEC5", "#B0BEC5", "#B0BEC5", "#B0BEC5", "#B0BEC5", "#B0BEC5", "#B0BEC5", "#B0BEC5", "#B0BEC5", "#B0BEC5", "#B0BEC5", "#B0BEC5", "#B0BEC5", "#B0BEC5", "#B0BEC5", "#B0BEC5", "#B0BEC5", "red", "#B0BEC5", "#B0BEC5", "#B0BEC5", "#B0BEC5", "#B0BEC5", "#B0BEC5", "#B0BEC5", "#B0BEC5", "#B0BEC5", "#B0BEC5", "#B0BEC5", "#B0BEC5", "#B0BEC5", "#B0BEC5"]]}], "label": "Topic 36", "method": "update"}, {"args": [{"marker.color": [["#B0BEC5", "#B0BEC5", "#B0BEC5", "#B0BEC5", "#B0BEC5", "#B0BEC5", "#B0BEC5", "#B0BEC5", "#B0BEC5", "#B0BEC5", "#B0BEC5", "#B0BEC5", "#B0BEC5", "#B0BEC5", "#B0BEC5", "#B0BEC5", "#B0BEC5", "#B0BEC5", "#B0BEC5", "#B0BEC5", "#B0BEC5", "#B0BEC5", "#B0BEC5", "#B0BEC5", "#B0BEC5", "#B0BEC5", "#B0BEC5", "#B0BEC5", "#B0BEC5", "#B0BEC5", "#B0BEC5", "#B0BEC5", "#B0BEC5", "#B0BEC5", "#B0BEC5", "#B0BEC5", "#B0BEC5", "red", "#B0BEC5", "#B0BEC5", "#B0BEC5", "#B0BEC5", "#B0BEC5", "#B0BEC5", "#B0BEC5", "#B0BEC5", "#B0BEC5", "#B0BEC5", "#B0BEC5", "#B0BEC5", "#B0BEC5"]]}], "label": "Topic 37", "method": "update"}, {"args": [{"marker.color": [["#B0BEC5", "#B0BEC5", "#B0BEC5", "#B0BEC5", "#B0BEC5", "#B0BEC5", "#B0BEC5", "#B0BEC5", "#B0BEC5", "#B0BEC5", "#B0BEC5", "#B0BEC5", "#B0BEC5", "#B0BEC5", "#B0BEC5", "#B0BEC5", "#B0BEC5", "#B0BEC5", "#B0BEC5", "#B0BEC5", "#B0BEC5", "#B0BEC5", "#B0BEC5", "#B0BEC5", "#B0BEC5", "#B0BEC5", "#B0BEC5", "#B0BEC5", "#B0BEC5", "#B0BEC5", "#B0BEC5", "#B0BEC5", "#B0BEC5", "#B0BEC5", "#B0BEC5", "#B0BEC5", "#B0BEC5", "#B0BEC5", "red", "#B0BEC5", "#B0BEC5", "#B0BEC5", "#B0BEC5", "#B0BEC5", "#B0BEC5", "#B0BEC5", "#B0BEC5", "#B0BEC5", "#B0BEC5", "#B0BEC5", "#B0BEC5"]]}], "label": "Topic 38", "method": "update"}, {"args": [{"marker.color": [["#B0BEC5", "#B0BEC5", "#B0BEC5", "#B0BEC5", "#B0BEC5", "#B0BEC5", "#B0BEC5", "#B0BEC5", "#B0BEC5", "#B0BEC5", "#B0BEC5", "#B0BEC5", "#B0BEC5", "#B0BEC5", "#B0BEC5", "#B0BEC5", "#B0BEC5", "#B0BEC5", "#B0BEC5", "#B0BEC5", "#B0BEC5", "#B0BEC5", "#B0BEC5", "#B0BEC5", "#B0BEC5", "#B0BEC5", "#B0BEC5", "#B0BEC5", "#B0BEC5", "#B0BEC5", "#B0BEC5", "#B0BEC5", "#B0BEC5", "#B0BEC5", "#B0BEC5", "#B0BEC5", "#B0BEC5", "#B0BEC5", "#B0BEC5", "red", "#B0BEC5", "#B0BEC5", "#B0BEC5", "#B0BEC5", "#B0BEC5", "#B0BEC5", "#B0BEC5", "#B0BEC5", "#B0BEC5", "#B0BEC5", "#B0BEC5"]]}], "label": "Topic 39", "method": "update"}, {"args": [{"marker.color": [["#B0BEC5", "#B0BEC5", "#B0BEC5", "#B0BEC5", "#B0BEC5", "#B0BEC5", "#B0BEC5", "#B0BEC5", "#B0BEC5", "#B0BEC5", "#B0BEC5", "#B0BEC5", "#B0BEC5", "#B0BEC5", "#B0BEC5", "#B0BEC5", "#B0BEC5", "#B0BEC5", "#B0BEC5", "#B0BEC5", "#B0BEC5", "#B0BEC5", "#B0BEC5", "#B0BEC5", "#B0BEC5", "#B0BEC5", "#B0BEC5", "#B0BEC5", "#B0BEC5", "#B0BEC5", "#B0BEC5", "#B0BEC5", "#B0BEC5", "#B0BEC5", "#B0BEC5", "#B0BEC5", "#B0BEC5", "#B0BEC5", "#B0BEC5", "#B0BEC5", "red", "#B0BEC5", "#B0BEC5", "#B0BEC5", "#B0BEC5", "#B0BEC5", "#B0BEC5", "#B0BEC5", "#B0BEC5", "#B0BEC5", "#B0BEC5"]]}], "label": "Topic 40", "method": "update"}, {"args": [{"marker.color": [["#B0BEC5", "#B0BEC5", "#B0BEC5", "#B0BEC5", "#B0BEC5", "#B0BEC5", "#B0BEC5", "#B0BEC5", "#B0BEC5", "#B0BEC5", "#B0BEC5", "#B0BEC5", "#B0BEC5", "#B0BEC5", "#B0BEC5", "#B0BEC5", "#B0BEC5", "#B0BEC5", "#B0BEC5", "#B0BEC5", "#B0BEC5", "#B0BEC5", "#B0BEC5", "#B0BEC5", "#B0BEC5", "#B0BEC5", "#B0BEC5", "#B0BEC5", "#B0BEC5", "#B0BEC5", "#B0BEC5", "#B0BEC5", "#B0BEC5", "#B0BEC5", "#B0BEC5", "#B0BEC5", "#B0BEC5", "#B0BEC5", "#B0BEC5", "#B0BEC5", "#B0BEC5", "red", "#B0BEC5", "#B0BEC5", "#B0BEC5", "#B0BEC5", "#B0BEC5", "#B0BEC5", "#B0BEC5", "#B0BEC5", "#B0BEC5"]]}], "label": "Topic 41", "method": "update"}, {"args": [{"marker.color": [["#B0BEC5", "#B0BEC5", "#B0BEC5", "#B0BEC5", "#B0BEC5", "#B0BEC5", "#B0BEC5", "#B0BEC5", "#B0BEC5", "#B0BEC5", "#B0BEC5", "#B0BEC5", "#B0BEC5", "#B0BEC5", "#B0BEC5", "#B0BEC5", "#B0BEC5", "#B0BEC5", "#B0BEC5", "#B0BEC5", "#B0BEC5", "#B0BEC5", "#B0BEC5", "#B0BEC5", "#B0BEC5", "#B0BEC5", "#B0BEC5", "#B0BEC5", "#B0BEC5", "#B0BEC5", "#B0BEC5", "#B0BEC5", "#B0BEC5", "#B0BEC5", "#B0BEC5", "#B0BEC5", "#B0BEC5", "#B0BEC5", "#B0BEC5", "#B0BEC5", "#B0BEC5", "#B0BEC5", "red", "#B0BEC5", "#B0BEC5", "#B0BEC5", "#B0BEC5", "#B0BEC5", "#B0BEC5", "#B0BEC5", "#B0BEC5"]]}], "label": "Topic 42", "method": "update"}, {"args": [{"marker.color": [["#B0BEC5", "#B0BEC5", "#B0BEC5", "#B0BEC5", "#B0BEC5", "#B0BEC5", "#B0BEC5", "#B0BEC5", "#B0BEC5", "#B0BEC5", "#B0BEC5", "#B0BEC5", "#B0BEC5", "#B0BEC5", "#B0BEC5", "#B0BEC5", "#B0BEC5", "#B0BEC5", "#B0BEC5", "#B0BEC5", "#B0BEC5", "#B0BEC5", "#B0BEC5", "#B0BEC5", "#B0BEC5", "#B0BEC5", "#B0BEC5", "#B0BEC5", "#B0BEC5", "#B0BEC5", "#B0BEC5", "#B0BEC5", "#B0BEC5", "#B0BEC5", "#B0BEC5", "#B0BEC5", "#B0BEC5", "#B0BEC5", "#B0BEC5", "#B0BEC5", "#B0BEC5", "#B0BEC5", "#B0BEC5", "red", "#B0BEC5", "#B0BEC5", "#B0BEC5", "#B0BEC5", "#B0BEC5", "#B0BEC5", "#B0BEC5"]]}], "label": "Topic 43", "method": "update"}, {"args": [{"marker.color": [["#B0BEC5", "#B0BEC5", "#B0BEC5", "#B0BEC5", "#B0BEC5", "#B0BEC5", "#B0BEC5", "#B0BEC5", "#B0BEC5", "#B0BEC5", "#B0BEC5", "#B0BEC5", "#B0BEC5", "#B0BEC5", "#B0BEC5", "#B0BEC5", "#B0BEC5", "#B0BEC5", "#B0BEC5", "#B0BEC5", "#B0BEC5", "#B0BEC5", "#B0BEC5", "#B0BEC5", "#B0BEC5", "#B0BEC5", "#B0BEC5", "#B0BEC5", "#B0BEC5", "#B0BEC5", "#B0BEC5", "#B0BEC5", "#B0BEC5", "#B0BEC5", "#B0BEC5", "#B0BEC5", "#B0BEC5", "#B0BEC5", "#B0BEC5", "#B0BEC5", "#B0BEC5", "#B0BEC5", "#B0BEC5", "#B0BEC5", "red", "#B0BEC5", "#B0BEC5", "#B0BEC5", "#B0BEC5", "#B0BEC5", "#B0BEC5"]]}], "label": "Topic 44", "method": "update"}, {"args": [{"marker.color": [["#B0BEC5", "#B0BEC5", "#B0BEC5", "#B0BEC5", "#B0BEC5", "#B0BEC5", "#B0BEC5", "#B0BEC5", "#B0BEC5", "#B0BEC5", "#B0BEC5", "#B0BEC5", "#B0BEC5", "#B0BEC5", "#B0BEC5", "#B0BEC5", "#B0BEC5", "#B0BEC5", "#B0BEC5", "#B0BEC5", "#B0BEC5", "#B0BEC5", "#B0BEC5", "#B0BEC5", "#B0BEC5", "#B0BEC5", "#B0BEC5", "#B0BEC5", "#B0BEC5", "#B0BEC5", "#B0BEC5", "#B0BEC5", "#B0BEC5", "#B0BEC5", "#B0BEC5", "#B0BEC5", "#B0BEC5", "#B0BEC5", "#B0BEC5", "#B0BEC5", "#B0BEC5", "#B0BEC5", "#B0BEC5", "#B0BEC5", "#B0BEC5", "red", "#B0BEC5", "#B0BEC5", "#B0BEC5", "#B0BEC5", "#B0BEC5"]]}], "label": "Topic 45", "method": "update"}, {"args": [{"marker.color": [["#B0BEC5", "#B0BEC5", "#B0BEC5", "#B0BEC5", "#B0BEC5", "#B0BEC5", "#B0BEC5", "#B0BEC5", "#B0BEC5", "#B0BEC5", "#B0BEC5", "#B0BEC5", "#B0BEC5", "#B0BEC5", "#B0BEC5", "#B0BEC5", "#B0BEC5", "#B0BEC5", "#B0BEC5", "#B0BEC5", "#B0BEC5", "#B0BEC5", "#B0BEC5", "#B0BEC5", "#B0BEC5", "#B0BEC5", "#B0BEC5", "#B0BEC5", "#B0BEC5", "#B0BEC5", "#B0BEC5", "#B0BEC5", "#B0BEC5", "#B0BEC5", "#B0BEC5", "#B0BEC5", "#B0BEC5", "#B0BEC5", "#B0BEC5", "#B0BEC5", "#B0BEC5", "#B0BEC5", "#B0BEC5", "#B0BEC5", "#B0BEC5", "#B0BEC5", "red", "#B0BEC5", "#B0BEC5", "#B0BEC5", "#B0BEC5"]]}], "label": "Topic 46", "method": "update"}, {"args": [{"marker.color": [["#B0BEC5", "#B0BEC5", "#B0BEC5", "#B0BEC5", "#B0BEC5", "#B0BEC5", "#B0BEC5", "#B0BEC5", "#B0BEC5", "#B0BEC5", "#B0BEC5", "#B0BEC5", "#B0BEC5", "#B0BEC5", "#B0BEC5", "#B0BEC5", "#B0BEC5", "#B0BEC5", "#B0BEC5", "#B0BEC5", "#B0BEC5", "#B0BEC5", "#B0BEC5", "#B0BEC5", "#B0BEC5", "#B0BEC5", "#B0BEC5", "#B0BEC5", "#B0BEC5", "#B0BEC5", "#B0BEC5", "#B0BEC5", "#B0BEC5", "#B0BEC5", "#B0BEC5", "#B0BEC5", "#B0BEC5", "#B0BEC5", "#B0BEC5", "#B0BEC5", "#B0BEC5", "#B0BEC5", "#B0BEC5", "#B0BEC5", "#B0BEC5", "#B0BEC5", "#B0BEC5", "red", "#B0BEC5", "#B0BEC5", "#B0BEC5"]]}], "label": "Topic 47", "method": "update"}, {"args": [{"marker.color": [["#B0BEC5", "#B0BEC5", "#B0BEC5", "#B0BEC5", "#B0BEC5", "#B0BEC5", "#B0BEC5", "#B0BEC5", "#B0BEC5", "#B0BEC5", "#B0BEC5", "#B0BEC5", "#B0BEC5", "#B0BEC5", "#B0BEC5", "#B0BEC5", "#B0BEC5", "#B0BEC5", "#B0BEC5", "#B0BEC5", "#B0BEC5", "#B0BEC5", "#B0BEC5", "#B0BEC5", "#B0BEC5", "#B0BEC5", "#B0BEC5", "#B0BEC5", "#B0BEC5", "#B0BEC5", "#B0BEC5", "#B0BEC5", "#B0BEC5", "#B0BEC5", "#B0BEC5", "#B0BEC5", "#B0BEC5", "#B0BEC5", "#B0BEC5", "#B0BEC5", "#B0BEC5", "#B0BEC5", "#B0BEC5", "#B0BEC5", "#B0BEC5", "#B0BEC5", "#B0BEC5", "#B0BEC5", "red", "#B0BEC5", "#B0BEC5"]]}], "label": "Topic 48", "method": "update"}, {"args": [{"marker.color": [["#B0BEC5", "#B0BEC5", "#B0BEC5", "#B0BEC5", "#B0BEC5", "#B0BEC5", "#B0BEC5", "#B0BEC5", "#B0BEC5", "#B0BEC5", "#B0BEC5", "#B0BEC5", "#B0BEC5", "#B0BEC5", "#B0BEC5", "#B0BEC5", "#B0BEC5", "#B0BEC5", "#B0BEC5", "#B0BEC5", "#B0BEC5", "#B0BEC5", "#B0BEC5", "#B0BEC5", "#B0BEC5", "#B0BEC5", "#B0BEC5", "#B0BEC5", "#B0BEC5", "#B0BEC5", "#B0BEC5", "#B0BEC5", "#B0BEC5", "#B0BEC5", "#B0BEC5", "#B0BEC5", "#B0BEC5", "#B0BEC5", "#B0BEC5", "#B0BEC5", "#B0BEC5", "#B0BEC5", "#B0BEC5", "#B0BEC5", "#B0BEC5", "#B0BEC5", "#B0BEC5", "#B0BEC5", "#B0BEC5", "red", "#B0BEC5"]]}], "label": "Topic 49", "method": "update"}, {"args": [{"marker.color": [["#B0BEC5", "#B0BEC5", "#B0BEC5", "#B0BEC5", "#B0BEC5", "#B0BEC5", "#B0BEC5", "#B0BEC5", "#B0BEC5", "#B0BEC5", "#B0BEC5", "#B0BEC5", "#B0BEC5", "#B0BEC5", "#B0BEC5", "#B0BEC5", "#B0BEC5", "#B0BEC5", "#B0BEC5", "#B0BEC5", "#B0BEC5", "#B0BEC5", "#B0BEC5", "#B0BEC5", "#B0BEC5", "#B0BEC5", "#B0BEC5", "#B0BEC5", "#B0BEC5", "#B0BEC5", "#B0BEC5", "#B0BEC5", "#B0BEC5", "#B0BEC5", "#B0BEC5", "#B0BEC5", "#B0BEC5", "#B0BEC5", "#B0BEC5", "#B0BEC5", "#B0BEC5", "#B0BEC5", "#B0BEC5", "#B0BEC5", "#B0BEC5", "#B0BEC5", "#B0BEC5", "#B0BEC5", "#B0BEC5", "#B0BEC5", "red"]]}], "label": "Topic 50", "method": "update"}]}], "title": {"font": {"color": "Black", "size": 22}, "text": "<b>Intertopic Distance Map</b>", "x": 0.5, "xanchor": "center", "y": 0.95, "yanchor": "top"}, "width": 650, "xaxis": {"anchor": "y", "domain": [0, 1], "range": [-18.44, 34.44], "title": {"text": ""}, "visible": false}, "yaxis": {"anchor": "x", "domain": [0, 1], "range": [-11.0, 27.83], "title": {"text": ""}, "visible": false}}}
